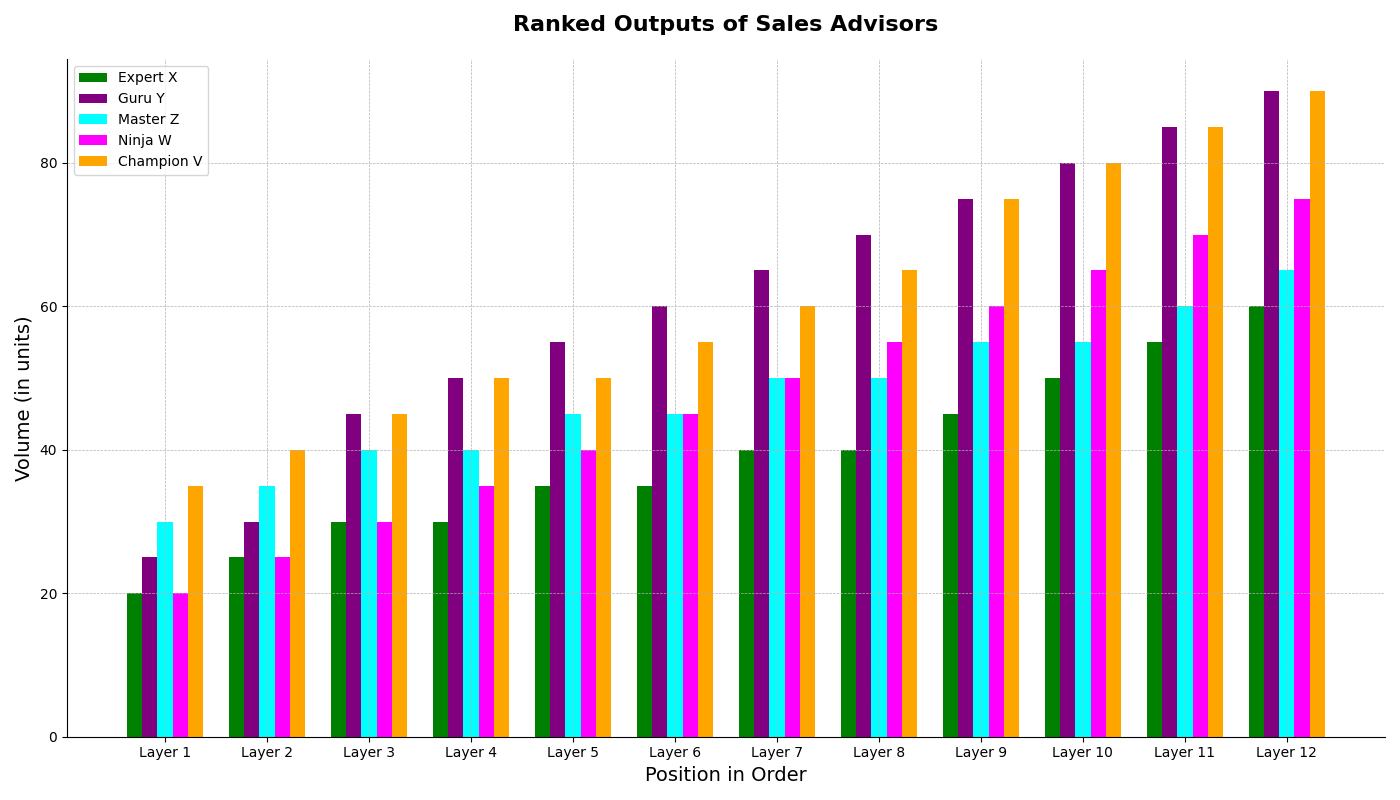

Here is the Python script that generated this plot:
import matplotlib.pyplot as plt
import numpy as np

specialists = ['Expert X', 'Guru Y', 'Master Z', 'Ninja W', 'Champion V']

monthly_sales = np.array([
    [30, 35, 20, 25, 40, 45, 30, 35, 40, 50, 60, 55],
    [25, 30, 45, 50, 55, 60, 65, 70, 75, 80, 85, 90],
    [40, 45, 50, 55, 60, 65, 55, 50, 45, 40, 35, 30],
    [20, 25, 30, 35, 40, 45, 50, 55, 60, 65, 70, 75],
    [50, 55, 60, 65, 45, 50, 35, 40, 75, 80, 85, 90]  # New data series for Champion V
])

sorted_sales = [np.sort(sales) for sales in monthly_sales]
fig, ax = plt.subplots(figsize=(14, 8))
bar_width = 0.15

r1 = np.arange(len(sorted_sales[0]))
r2 = [x + bar_width for x in r1]
r3 = [x + bar_width for x in r2]
r4 = [x + bar_width for x in r3]
r5 = [x + bar_width for x in r4]  # Positioning for the new data series

ax.bar(r1, sorted_sales[0], color='green', width=bar_width, linestyle='dotted', label=specialists[0])
ax.bar(r2, sorted_sales[1], color='purple', width=bar_width, linestyle='dashed', label=specialists[1])
ax.bar(r3, sorted_sales[2], color='cyan', width=bar_width, linestyle='-.', label=specialists[2])
ax.bar(r4, sorted_sales[3], color='magenta', width=bar_width, linestyle='solid', label=specialists[3])
ax.bar(r5, sorted_sales[4], color='orange', width=bar_width, linestyle='-', label=specialists[4])  # New series

ax.set_title('Ranked Outputs of Sales Advisors', fontsize=16, fontweight='bold', pad=20)
ax.set_xlabel('Position in Order', fontsize=14)
ax.set_ylabel('Volume (in units)', fontsize=14)
ax.set_xticks([r + bar_width * 2 for r in range(len(sorted_sales[0]))])
ax.set_xticklabels(['Layer ' + str(i) for i in range(1, len(sorted_sales[0]) + 1)])

ax.legend(loc='upper left')
ax.grid(True, which='both', linestyle='--', linewidth=0.5)
ax.spines['top'].set_visible(False)
ax.spines['right'].set_visible(False)

plt.tight_layout()
plt.show()
